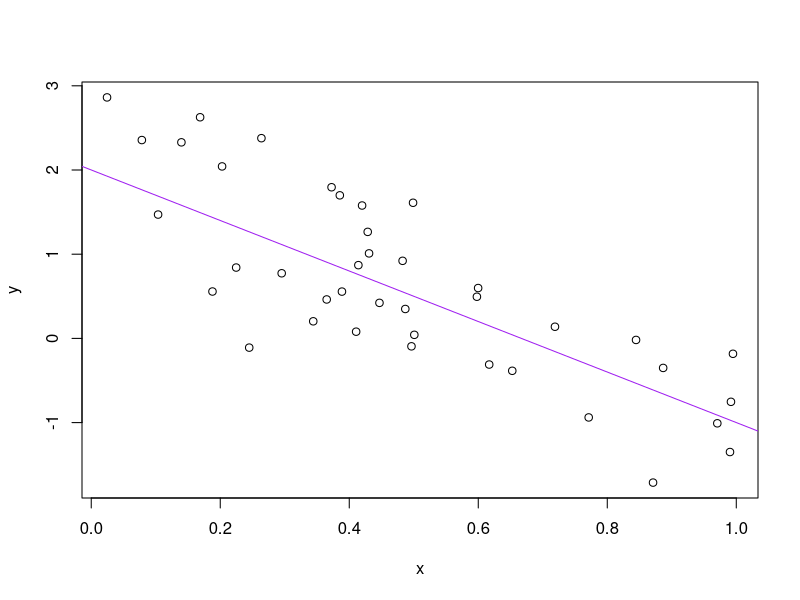

Source code (R):
#first line
a <- 2
b <- -3
sig_sq <- 0.5
x <- runif(40)
y <- a + b * x + rnorm(40, sd = sqrt(sig_sq))
(avg_x <- mean(x))
write(avg_x, "avg_x.txt")
plot(x, y)
abline(a, b, col = "purple")
